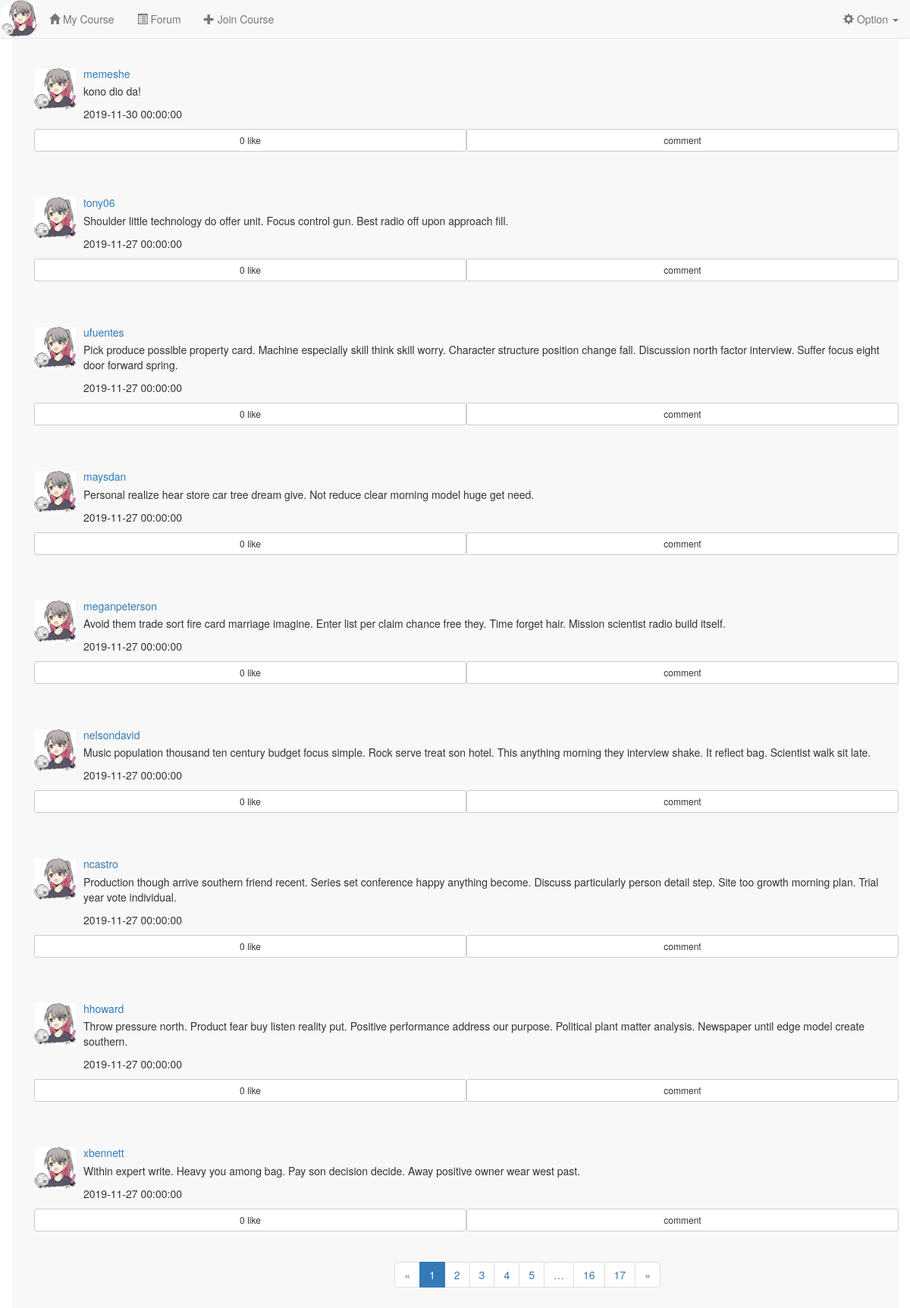
The app's page /forum/ with its own data.
### app/models.py (models this page shows, shortened)
class Post(db.Model):
    __tablename__ = 'posts'
    id = db.Column(db.Integer, primary_key=True)
    body = db.Column(db.Text) #动态内容
    body_html = db.Column(db.Text) #内容的html富文本形式
    timestamp = db.Column(db.DateTime, index=True, default=datetime.utcnow) #动态发布的时间戳
    author_id = db.Column(db.Integer, db.ForeignKey('users.id')) #作者id
    liked = db.Column(db.Integer) #点赞数
    comments = db.relationship('Comment', backref='post', lazy='dynamic') #该动态对应的评论

class User(UserMixin, db.Model):
    __tablename__ = 'users'
    id = db.Column(db.Integer, primary_key=True)
    name = db.Column(db.String(64)) #真实姓名(不同于用户名)
    location = db.Column(db.String(64)) #位置
    about_me = db.Column(db.Text()) #个人介绍
    member_since = db.Column(db.DateTime(), default=datetime.utcnow)    #注册时间
    last_seen = db.Column(db.DateTime(), default=datetime.utcnow)   #最后一次访问的时间
    email = db.Column(db.String(64), unique=True, index=True)   #电子邮箱
    nickname = db.Column(db.String(64))    #昵称
    role_id = db.Column(db.Integer, db.ForeignKey('roles.id'))  #角色id
    password_hash = db.Column(db.String(128))   #密码hash
    confirmed = db.Column(db.Boolean, default=False)    #是否已经确认账户
    headicon_url = db.Column(db.String(64)) #头像图标的url
    student = db.relationship('Student', backref='user', uselist=False) #通过Student的user字段拿到用户信息
    teacher = db.relationship('Teacher', backref='user', uselist=False) #通过Teacher的user字段拿到用户信息
    posts = db.relationship('Post', backref='author', lazy='dynamic') #该用户发布的动态
    followed = db.relationship('Follow',
                               foreign_keys=[Follow.follower_id],
                               backref=db.backref('follower', lazy='joined'),
                               lazy='dynamic',
                               cascade='all, delete-orphan')
    followers = db.relationship('Follow',
                               foreign_keys=[Follow.followed_id],
                               backref=db.backref('followed', lazy='joined'),
                               lazy='dynamic',
                               cascade='all, delete-orphan')
    comments = db.relationship('Comment', backref='author', lazy='dynamic') #该用户发表的评论
    @property
    def password(self):
        raise AttributeError('Password is not a readable attribute!')

### app/forum/views.py (the view)
@forum.route('/')
def index():
    page = request.args.get('page', 1, type=int)
    pagination = Post.query.order_by(Post.timestamp.desc()).paginate(
        page, per_page=current_app.config['FLASKY_COURSE_PER_PAGE'],
        error_out=False)
    posts = [item for item in pagination.items]
    return render_template('forum/index.html', posts=posts, pagination=pagination)

### app/auth/views.py (called while the page is built)
@auth.before_app_request
def before_request():
    if current_user.is_authenticated:
        current_user.ping()
        if not current_user.confirmed \
                and request.endpoint \
                and request.blueprint != 'auth' \
                and request.endpoint != 'static':
            return redirect(url_for('auth.unconfirmed'))

### app/main/__init__.py (called while the page is built)
@main.app_context_processor
def inject_permissions():
    return dict(Permission=Permission)

### app/templates/forum/index.html (shortened to what this page needs)
{% extends "/base.html" %}
{% import "/_macros.html" as macros %}
{% block content %}
<div class="container navbar-default" style="height:100%;padding-top:30px;">
    <div class="container">
        {% for each in posts %}
        <div style="padding-top:60px;padding-bottom:30px">
            <div class="media-left">
                <a href="{{ url_for('main.user', email=each.author.email) }}"><img src="{{ url_for('static', filename=('headicon/'+each.author.headicon_url)) }}" class="media-object" style="width:55px"></a>
            </div>
            <div class="media-body">
                <a href="{{ url_for('main.user', email=each.author.email) }}"><h5 class="media-heading">{{ each.author.nickname }}</h5></a>
                {% if each.body_html %}
                    {{ each.body_html | safe }}
                {% else %}
                    {{ each.body }}
                {% endif %}
                <p>{{ each.timestamp }}</p>
            </div>
            <button type="button" class="btn btn-default btn-sm col-xs-6">
                {% if not each.liked %}
                0
                {% else %}
                {{ each.liked }}
                {% endif %}
                like
            </button>
            <button type="button" class="btn btn-default btn-sm col-xs-6">comment</button>
        </div>
        {% endfor %}
    </div>
        <div class="pagination" style="margin-left:43%">
            {{ macros.pagination_widget(pagination, 'forum.index') }}
        </div>
</div>
{% endblock %}

### app/templates/base.html (shortened to what this page needs)
{% extends "bootstrap/base.html" %}
{% block head %}
{{ super() }}
<link rel="stylesheet" href="https://cdn.staticfile.org/twitter-bootstrap/3.3.7/css/bootstrap.min.css">
{% endblock %}
{% block navbar %}
<nav class="navbar navbar-default navbar-fixed-top" >
    <div class="container-fluid">
        <div class="navbar-header">
            <div class="navbar-brand" style="padding:1%">
                <a href="{{ url_for('main.user', email=current_user.email) }}">
                    <img src="{{ url_for('static', filename='img/suki.jpg') }}" class="img-circle" style="height:100%;" />
                </a>
            </div>
        </div>
        <div class="collapse navbar-collapse" id="navbar-collapse">
            <ul class="nav navbar-nav" >
                <li><a href="{{ url_for('course.index') }}"><span class="glyphicon glyphicon-home"></span>&nbspMy Course</a></li>
                <li><a href="{{ url_for('forum.index') }}"><span class="glyphicon glyphicon-list-alt"></span>&nbspForum</a></li>
                <li><a href="{{ url_for('course.join_course') }}"><span class="glyphicon glyphicon-plus"></span>&nbspJoin Course</a></li>
            </ul>
            <ul class="nav navbar-nav navbar-right ">
                <li class="dropdown">
                    <a class="dropdown-toggle" data-toggle="dropdown" href="#">
                        <span class="glyphicon glyphicon-cog"></span>&nbspOption
                        <b class="caret"></b>
                    </a>
                </li>
            </ul>
        </div>
    </div>
</nav>
{% endblock %}

### app/templates/_macros.html
{% macro pagination_widget(pagination, endpoint, fragment='') %}
<ul class="pagination">
    <li{% if not pagination.has_prev %} class="disabled"{% endif %}>
        <a href="{% if pagination.has_prev %}{{ url_for(endpoint, page=pagination.prev_num, **kwargs) }}{{ fragment }}{% else %}#{% endif %}">
            &laquo;
        </a>
    </li>
    {% for p in pagination.iter_pages() %}
        {% if p %}
            {% if p == pagination.page %}
            <li class="active">
                <a href="{{ url_for(endpoint, page = p, **kwargs) }}{{ fragment }}">{{ p }}</a>
            </li>
            {% else %}
            <li>
                <a href="{{ url_for(endpoint, page = p, **kwargs) }}{{ fragment }}">{{ p }}</a>
            </li>
            {% endif %}
        {% else %}
        <li class="disabled"><a href="#">&hellip;</a></li>
        {% endif %}
    {% endfor %}
    <li{% if not pagination.has_next %} class="disabled"{% endif %}>
        <a href="{% if pagination.has_next %}{{ url_for(endpoint, page=pagination.next_num, **kwargs) }}{{ fragment }}{% else %}#{% endif %}">
            &raquo;
        </a>
    </li>
</ul>
{% endmacro %}

### records on screen
Post: headicon_url (placeholder picture), author.nickname "memeshe", body_html "kono dio da!", timestamp "2019-11-30 00:00:00"
Post: headicon_url (placeholder picture), author.nickname "tony06", body_html "Shoulder little technology do offer unit. Focus control gun. Best radio off upon approach fill.", timestamp "2019-11-27 00:00:00"
Post: headicon_url (placeholder picture), author.nickname "ufuentes", body_html "Pick produce possible property card. Machine especially skill think skill worry. Character structure position change fall. Discussion north factor interview. Suffer focus eight door forward spring.", timestamp "2019-11-27 00:00:00"
Post: headicon_url (placeholder picture), author.nickname "maysdan", body_html "Personal realize hear store car tree dream give. Not reduce clear morning model huge get need.", timestamp "2019-11-27 00:00:00"
Post: headicon_url (placeholder picture), author.nickname "meganpeterson", body_html "Avoid them trade sort fire card marriage imagine. Enter list per claim chance free they. Time forget hair. Mission scientist radio build itself.", timestamp "2019-11-27 00:00:00"
Post: headicon_url (placeholder picture), author.nickname "nelsondavid", body_html "Music population thousand ten century budget focus simple. Rock serve treat son hotel. This anything morning they interview shake. It reflect bag. Scientist walk sit late.", timestamp "2019-11-27 00:00:00"
Post: headicon_url (placeholder picture), author.nickname "ncastro", body_html "Production though arrive southern friend recent. Series set conference happy anything become. Discuss particularly person detail step. Site too growth morning plan. Trial year vote individual.", timestamp "2019-11-27 00:00:00"
Post: headicon_url (placeholder picture), author.nickname "hhoward", body_html "Throw pressure north. Product fear buy listen reality put. Positive performance address our purpose. Political plant matter analysis. Newspaper until edge model create southern.", timestamp "2019-11-27 00:00:00"
Post: headicon_url (placeholder picture), author.nickname "xbennett", body_html "Within expert write. Heavy you among bag. Pay son decision decide. Away positive owner wear west past.", timestamp "2019-11-27 00:00:00"

### other values on screen
{{ p }} "1"
{{ p }} "2" "3" "4" "5" "16" "17"
